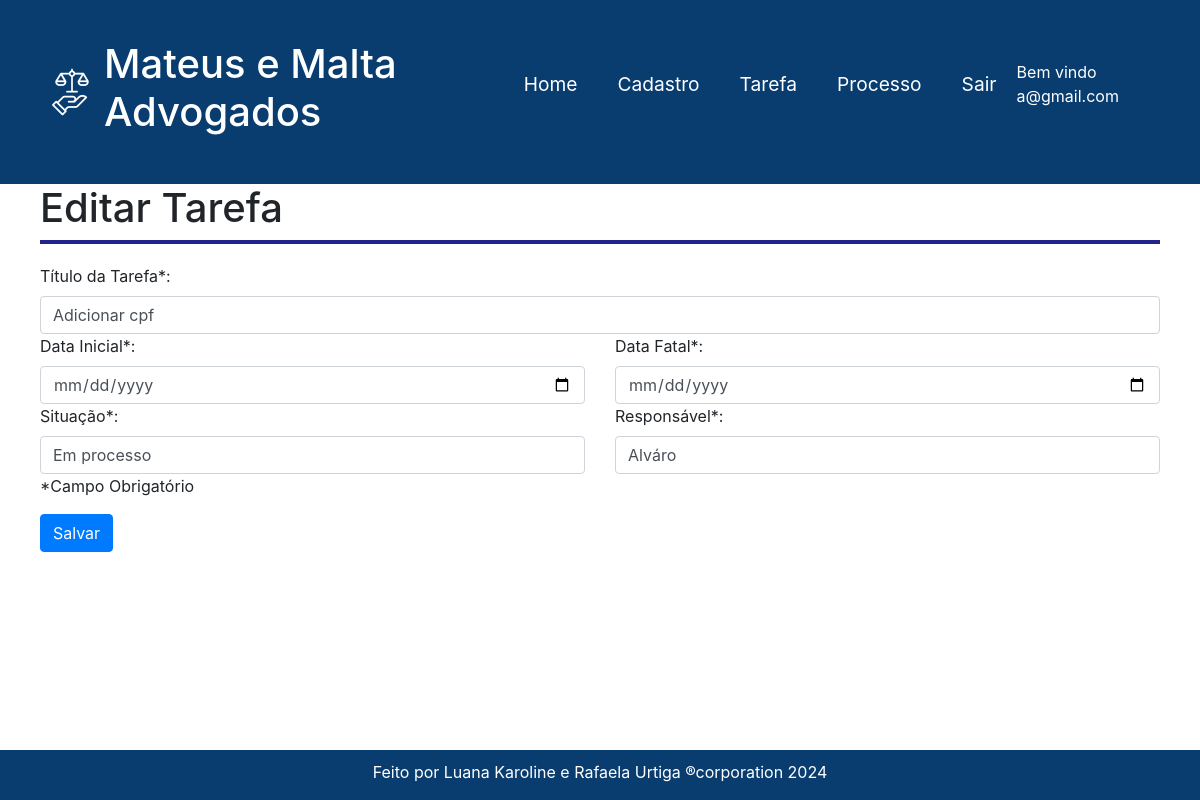
The page /editar_tarefa/1/ (signed in) on the database its author committed.
### task/models.py (models this page shows, shortened)
class Usuario(AbstractBaseUser, PermissionsMixin):
    nome = models.CharField(max_length=50, blank=False)
    email = models.EmailField(max_length=100, unique=True, blank=False)
    is_active = models.BooleanField(default=True)
    is_staff = models.BooleanField(default=False)
    date_joined = models.DateTimeField(auto_now_add=True)
    groups = models.ManyToManyField(Group, related_name='usuario_groups')
    user_permissions = models.ManyToManyField(
        Permission, related_name='usuario_user_permissions')
    objects = UsuarioManager()
    USERNAME_FIELD = 'email'
    REQUIRED_FIELDS = ['nome']
    class Meta:
        verbose_name = _('user')
        verbose_name_plural = _('users')

class Tarefa(models.Model):
     titulo_tarefa = models.CharField(max_length=100,unique=True, blank=False, null=False)
     data_base = models.DateField(auto_now_add=True)
     data_fatal = models.DateField()
     data_inicial = models.DateField()
     situacao = models.CharField(max_length=100, blank=False, null=False)
     responsavel = models.CharField(max_length=100,unique=True, blank=False, null=False)
     processo = models.ForeignKey(Processo, on_delete=models.CASCADE,to_field='numero_processo',db_column='numero_p')

### task/views/tarefa_views.py (the view, shortened to what this page needs)
# urls.py: path('editar_tarefa/<int:tarefa_id>/',  view=tarefa_views.editar_tarefa, name='editar_tarefa'),
def editar_tarefa(request, tarefa_id):
    tarefa = get_object_or_404(Tarefa, id=tarefa_id)
    context = {'tarefa': tarefa}
    return render(request, 'tasks/editar_tarefa.html', context)

### task/templates/tasks/editar_tarefa.html (shortened to what this page needs)
{% extends 'base.html' %}
{% load static %}
{% block content %}
<main>
    <article>
        <h1>Editar Tarefa</h1>
        <div class="linha-horizontal"></div>
        <form method="post" class="formTarefa" action="{% url 'editar_tarefa' tarefa.id %}">
            <div class="row">
                <div class="col">
                    <label for="titulo_tarefa">Título da Tarefa*:</label>
                    <input type="text" name="titulo_tarefa" class="form-control" value="{{ tarefa.titulo_tarefa }}" />
                </div>
            </div>
            <div class="row">
                <div class="col">
                    <label for="data_inicial">Data Inicial*:</label>
                    <input type="date" name="data_inicial" class="form-control" value="{{ tarefa.data_inicial }}" />
                </div>
                <div class="col">
                    <label for="data_fatal">Data Fatal*:</label>
                    <input type="date" name="data_fatal" class="form-control" value="{{ tarefa.data_fatal }}" />
                </div>
            </div>
            <div class="row">
                <div class="col">
                    <label for="situacao">Situação*:</label>
                    <input type="text" name="situacao" class="form-control" value="{{ tarefa.situacao }}" />
                </div>
                <div class="col">
                    <label for="responsavel">Responsável*:</label>
                    <input type="text" name="responsavel" class="form-control" value="{{ tarefa.responsavel }}" />
                </div>
            </div>
            <p>*Campo Obrigatório</p>
            <button type="submit" class="btn btn-primary">Salvar</button>
        </form>
    </article>
</main>
{% endblock %}

### task/templates/base.html (shortened to what this page needs)
{% load static %}
<!DOCTYPE html>
<html lang="pt-br">
<head>
    <link rel="stylesheet" href="https://stackpath.bootstrapcdn.com/bootstrap/4.1.3/css/bootstrap.min.css">
    <link rel="stylesheet" href ="{% static 'css/stylebase.css' %}">
</head>
<body>
<header>
  <img src="{% static 'img/advogado.png' %}" alt="símbolo de Advogados">
  <h1 id="titulo-header">Mateus e Malta Advogados</h1>
        <nav class="menu-item">
            <ul class="nav-item">
                <li class="item-header">
                    <a href="#">Home</a>
                </li>
                <li class="item-header">
                    <a href="{% url 'adicionar_cliente' %}">Cadastro</a>
                </li>
                <li class="item-header">
                    <a href="{% url 'tarefa' %}">Tarefa</a>
                </li>
                <li class="item-header">
                    <a href="{% url 'adicionar_processo' %}">Processo</a>
                </li>
                <li class="item-header">
                    <a href="{% url 'autenticar_usuario'%}">Sair</a>
                </li>
            </ul>
        </nav>
        <div class="ml-auto text-white">
          {% if user.is_authenticated %}
              <p>Bem vindo {{user.email}}</p>
          {% endif %}
        </div>
</header>
{% block content %}
{% endblock %}
<footer>
    <div class="container">
        <p id="ultima-linha">Feito por Luana Karoline e Rafaela Urtiga ®corporation 2024</p>
    </div>
</footer>
</body>
</html>

### task/static/css/stylebase.css (style rules this page uses)
:root { --azul: #0A3D6F; --branco: white; --laranja: #e29506; }
* { margin: 0; padding: 0; box-sizing: border-box; }
html, body { height: 100%; display: flex; flex-direction: column; }
header { display: flex; align-items: center; background-color: var(--azul); padding: 5vh; }
.menu-item { background-color: var(--azul); font-size: 1.2em; }
.menu-item a, .menu-item li { padding: 10px; text-decoration: none; }
.menu-item a { color: var(--branco); }
.nav-item { display: flex; list-style: none; justify-content: space-around; }
#titulo-header { color: var(--branco); }
article { padding-left: 40px; padding-right: 40px; flex: 1; }
.linha-horizontal { width: 100%; border-top: 4px solid #23238E; padding-top: 20px; }
main { padding-bottom: 10px; }
footer { background-color: var(--azul); padding-top: 10px; color: var(--branco); text-align: center; margin-top : auto; }
.container { display: flex; justify-content: space-evenly; }
#ultima-linha { color: var(--branco); }

### rows shown on the page
Usuario: email "a@gmail.com"
Tarefa: titulo_tarefa "Adicionar cpf", situacao "Em processo", responsavel "Alváro"
